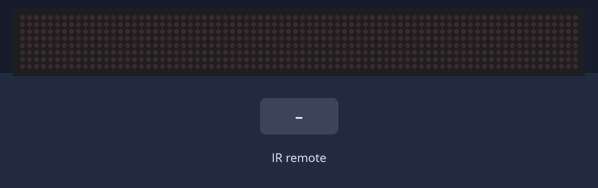
A sketch run on a simulated Arduino Uno, built with avr-gcc and run on an emulated ATmega328P. On the bench: 80×8 LED matrix. Inputs (shaded band) come from the test bench. What the sketch prints to the serial monitor is not drawn.

Above: at 1.4 s.
1.5 s: infrared code 0xA2 received
At 1.9 s:
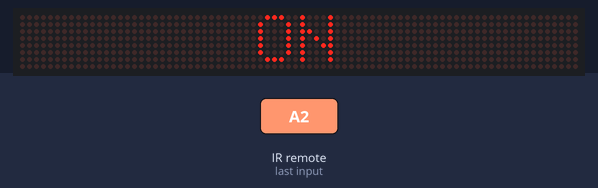
3.5 s: infrared code 0x30 received
At 4.2 s:
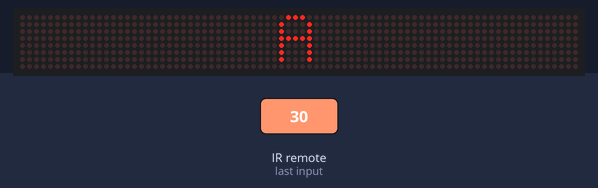
5.0 s: infrared code 0xA2 received
At 5.4 s:
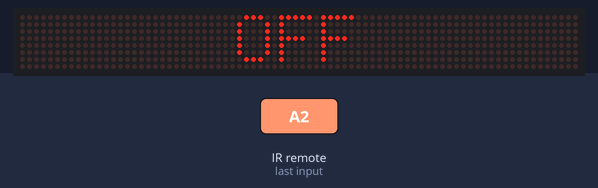
Timing chart, 0 to 8.0 s (numbered marks = the images above; inputs shaded):
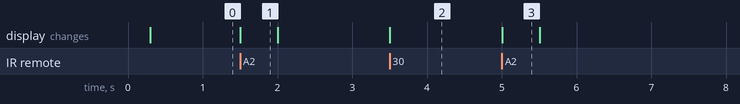

The sketch:

LedDisplay.ino
```cpp
#include <IRremote.h>
#include <MD_MAX72xx.h>
#include <MD_Parola.h>
#define MAX_DEVICES 10
#define HARDWARE_TYPE MD_MAX72XX::PAROLA_HW
#define PIN_RECEIVER 2
#define SPEED_TIME 70
#define PAUSE_TIME  500
#define CLK_PIN   13
#define DATA_PIN  11
#define CS_PIN    10
MD_Parola mx = MD_Parola(MD_MAX72XX::PAROLA_HW, CS_PIN, MAX_DEVICES);
IRrecv receiver(PIN_RECEIVER);

boolean ligado = false; // on-off
// contadores

int num1 = 0;
int num2 = 0;
int num3 = 0;
int num4 = 0;
int num5 = 0;
int num6 = 0;
int num7 = 0;
int num8 = 0;
int num9 = 0;
//letras por tecla
String letra1[] = {"A","B","C"};
String letra2[] = {"D","E","F"};
String letra3[] = {"G","H","I"};
String letra4[] = {"J","K","L"};
String letra5[] = {"M","N","O"};
String letra6[] = {"P","Q","R"};
String letra7[] = {"S","T","U"};
String letra8[] = {"V","W","X"};
String letra9[] = {"Y","Z"," "};

boolean tela = true;
String texto;
String letra = "";
boolean menu = false;
int indice = 0;
int start = 0;
char buf[100];
String muda_frase;
int atualizou;
// PARA APENAS TESTAR OS EFEITOS COM PALAVRAS PRONTAS DESCOMENTE AS 2 LINHAS A BAIXO
String palavras[] = {"","TEXT DISPLAY","ABC","IFAL"};
int num_palavras = 3;
// String palavras[] = {};
// int num_palavras = 0;

textEffect_t entrada[] = {PA_NO_EFFECT,PA_SCROLL_LEFT,PA_SCROLL_RIGHT,PA_SCROLL_DOWN, PA_SCROLL_UP };
textEffect_t saida[] = {PA_NO_EFFECT,PA_SCROLL_LEFT,PA_SCROLL_RIGHT,PA_SCROLL_DOWN, PA_SCROLL_UP };
int efeito_entrada = 0;
int efeito_saida = 0;

void setup()
{

  //mx.setZone(0,  MAX_DEVICES - 6, MAX_DEVICES - 1);

  receiver.enableIRIn();
  Serial.begin(11200);
  Serial.println("1(ABC) 2(DEF) 3(GHI) 4(JKL) 5(MNO) 6(PQR) 7(STU) 8(VWX) 9(YZ-) " );
  Serial.println("Aperte C para confirmar a letra");
  Serial.println("Aperte TEST para apagar a palavra que você esta digitando ");
  Serial.println("Aperte 0 para alternar entre a frase e letra");
  Serial.println("Aperte ▶ para salvar a frase");
  Serial.println("Aperte MENU para ir para as frases salvas e + e - enquanto está no menu para alternar entre as frases");
  Serial.println("Aperte ⇦ ou ⇨ para alternar entre os efeitos");
  mx.begin();
  }
void loop()
{
    if(atualizou != indice){
      muda_frase = palavras[indice] ;
      muda_frase.toCharArray(buf,100);
      atualizou = indice;
      }

  if (mx.displayAnimate() && menu == true && ligado == true){
     mx.displayText(buf, PA_CENTER, SPEED_TIME, PAUSE_TIME, entrada[efeito_entrada],saida[efeito_saida]);}
  if (receiver.decode())
  { receptor();
    receiver.resume();  }
  if(tela == true && menu == false && ligado == true)  {
    mx.print(letra);  }
  if(tela == false && menu == false && ligado == true)  {
    mx.print(texto); }
  //if(menu == true && ligado == true){
   //mx.print(palavras[indice]);}
  }


int letra_ocupada(int &num,String letras[])
{
  if(ligado == true){
    if(letra == "" || num != 0 ){
      if (num <3){
        num +=1;}
      else{num = 1;}

      letra = letras[num-1];
      return num;}
  }}


void receptor()
{
  switch (receiver.decodedIRData.command) {
    case 162: //power
      if(ligado == false){
        mx.setTextAlignment(PA_CENTER);
        mx.print("ON");
        delay(500);
        mx.displayClear();
        ligado = true;}
      else{
        mx.displayClear();
        mx.print("OFF");
        delay(500);
        mx.displayClear();
        ligado = false;
        texto = "";
        letra = "";
        num1 = num2 = num3 = num4 = num5 = num6 = num7 = num8 = num9 = 0;}
        break;
    case 48: // 1
      letra_ocupada(num1,letra1);
      break;
    case 24: // 2
      letra_ocupada(num2,letra2);
      //num_ocupado(1);
      break;
    case 122: // 3
      letra_ocupada(num3,letra3);
      break;
    case 16: // 4
      letra_ocupada(num4,letra4);
      break;
    case 56: // 5
      letra_ocupada(num5,letra5);
      break;
    case 90: // 6
      letra_ocupada(num6,letra6);
      break;
    case 66: // 7
      letra_ocupada(num7,letra7);
      break;
    case 74: // 8
      letra_ocupada(num8,letra8);
      break;
    case 82: // 9
      letra_ocupada(num9,letra9);
      break;

    case 176: // C
      if(letra != "")
      {
        texto += letra;
        letra = "";
        num1 = num2 = num3 = num4 = num5 = num6 = num7 = num8 = num9 = 0;}
        break;
    case 168: // ▶
      num_palavras += 1;
      palavras[num_palavras] = texto;
      texto = "";
      break;

    case 104: // 0
    menu = false;
    if(tela == true){
      tela = false; }
    else{
      tela = true;}
    break;

    case 34: // test
    texto = "";
    letra = "";
    break;

    case 226: //menu
    indice = 1;
    if(menu == false){
      menu = true;}
    else if(menu == true){
      menu = false;}
    break;

    case 2: // +
    if(menu == true){
      if(indice < num_palavras){
      indice ++;}
      else{indice = 1;}}
      break;
    case 152: // -
    if(menu == true){
    if(indice > 1){
      indice -= 1;}
      else{indice = num_palavras;}}
    break;
    case 224: // <-
    if(menu == true){
    if(efeito_entrada == 4){
      efeito_entrada = 0;}
      else{efeito_entrada ++;}}
    break;
    case 144: // ->
    if(menu == true){
    if(efeito_saida == 4){
      efeito_saida = 0;}
      else{efeito_saida ++;}}
    break;

  }
}
```

Measured:
- after the input at 1.5 s, the display: changes at once (image 1)
- after the input at 3.5 s, the display: changes at once (image 2)
- after the input at 5.0 s, the display: changes at once (image 3)
- what the display in image 1 shows lasts 0.5 s, from 1.5 s to 2.0 s
